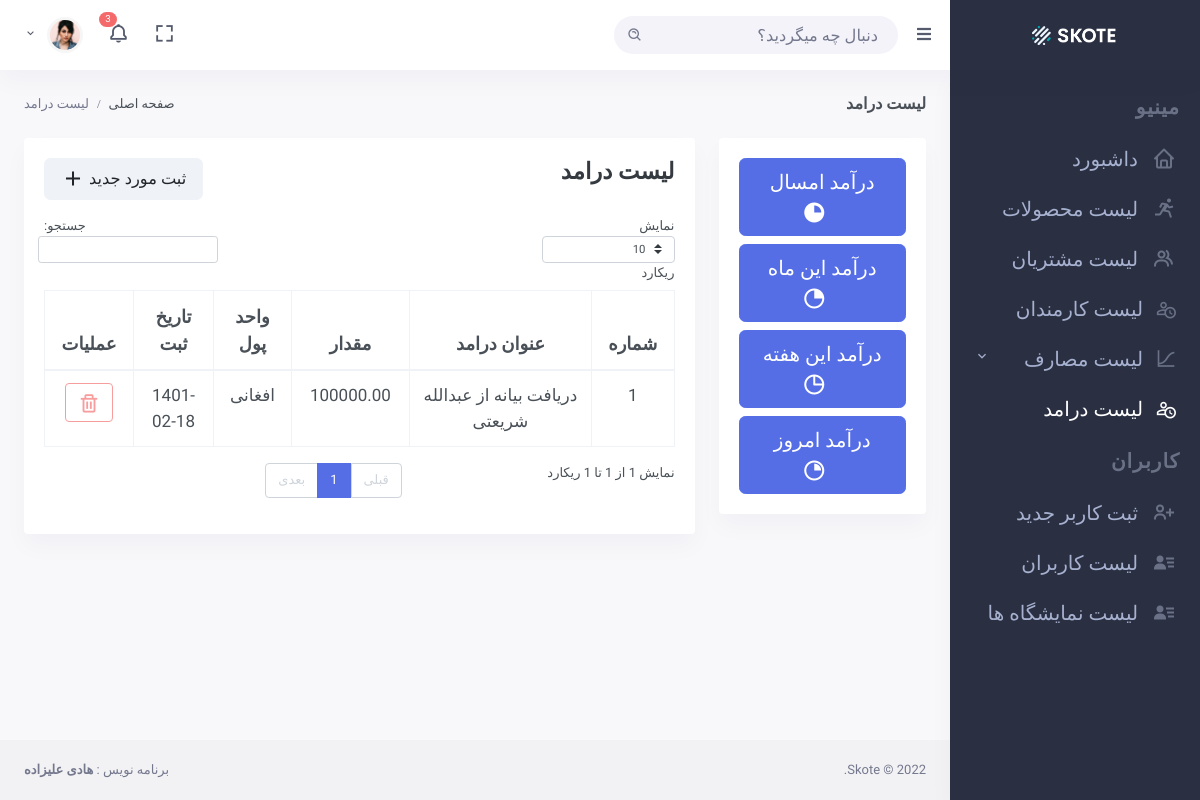
Page /incomes/list/ (signed in) on the earlier database version.
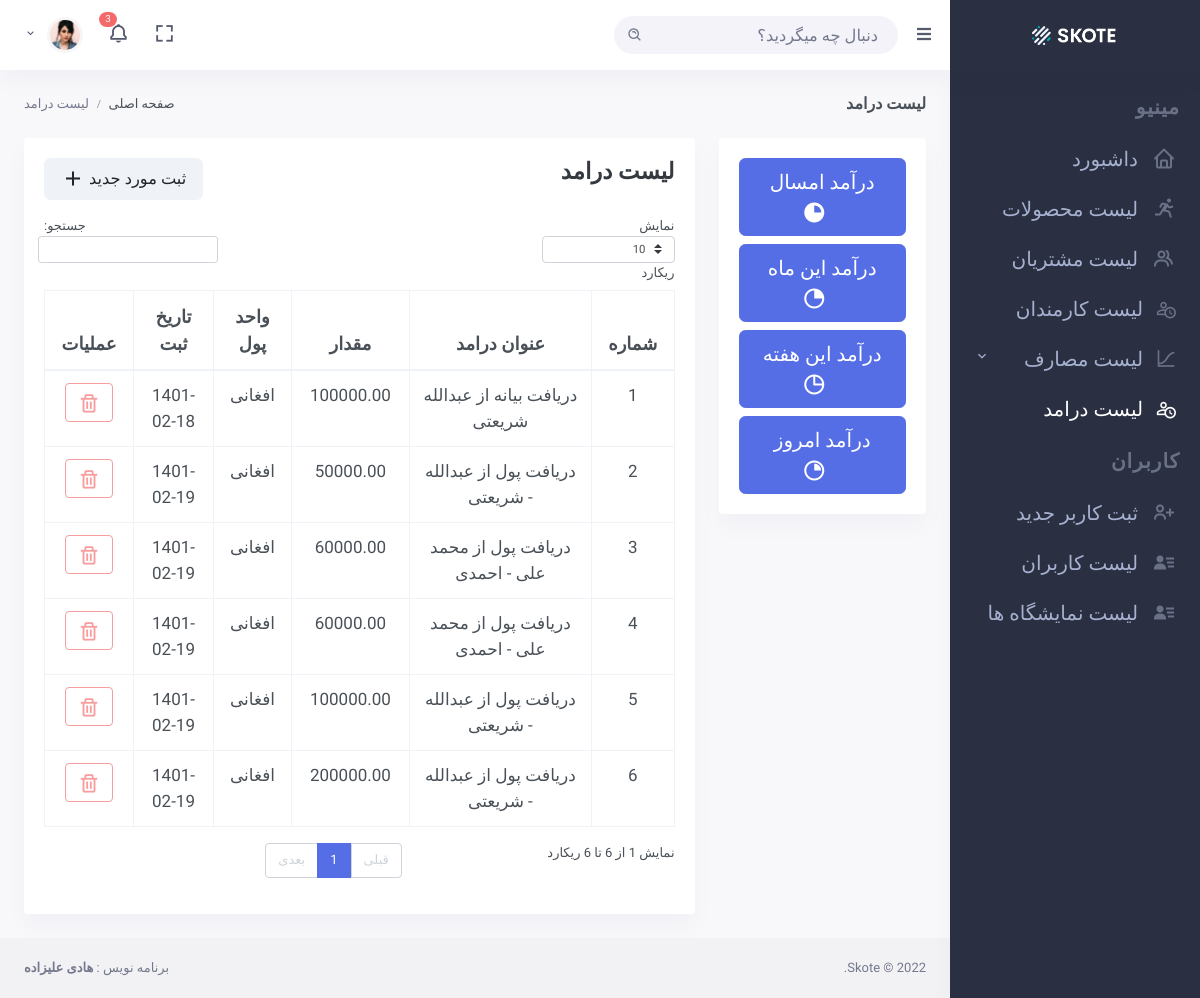
Same page on the later database version.
### base/models.py (models this page shows, shortened)
class Income(models.Model):
    PRICE_UNIT = (
        ("افغانی", "افغانی"),
        ("دالر",  "دالر"),
        ("کلدار",  "کلدار"),
        ("تومان",  "تومان"),
    )
    income_title = models.CharField(max_length=200)
    amount = models.DecimalField(max_digits=8, decimal_places=2, default=0)
    price_unit = models.CharField(max_length=20, choices=PRICE_UNIT, default="افغانی")
    alternative = models.DecimalField(max_digits=10, decimal_places=2, null=True, blank=True)
    total = models.DecimalField(max_digits=8, decimal_places=2, default=0)
    recieved_at = models.DateField()

### users/decorators.py (the view)
        def wrapper_func(request, *args, **kwargs):
            group = None
            if request.user.groups.exists():
                group = request.user.groups.all()[0].name
            if group in groups:
                return view_func(request, *args, **kwargs)
            else:
                return redirect("unauthorize")

### base/views/income_views.py (called while the page is built)
@login_required(login_url="login")
@allowed_groups(groups=['admin'])
def income_list_view(request):
    object_list = Income.objects.all()
    context = {
        "incomes" : object_list
    }
    return render(request, "base/incomes/list.html", context)

### base/templates/base/incomes/list.html (shortened to what this page needs)
{% extends 'base.html' %}
{% block page_title %}
لیست درامد
{% endblock page_title %}
{% block breadcrumb %}
<ol class="breadcrumb m-0">
    <li class="breadcrumb-item"><a href="/">صفحه اصلی</a></li>
    <li class="breadcrumb-item active">لیست درامد</li>
</ol>
{% endblock breadcrumb %}
{% block content %}
    <div class="row">
        {% include 'components/report.html' %}
        <div class="col-lg-9">
            <div class="card">
                <div class="card-body">
                    <div class="row mb-3">
                        <div class="col-lg-6">
                            <h3 class="text-dark" style="font-weight: bold;">لیست درامد</h3>
                        </div>
                        <div class="col-lg-6">
                            <button
                            data-target="#add-income"
                            data-toggle="modal"
                            class="float-right btn btn-light btn-lg">ثبت مورد جدید <i class="bx bx-plus align-middle font-size-24"></i></button>
                        </div>
                    </div>
                    <table id="datatable" class="table table-bordered dt-responsive nowrap"
                        style="border-collapse: collapse; border-spacing: 0; width: 100%;">
                            <thead>
                                <tr>
                                    <th class="text-center font-size-18">شماره</th>
                                    <th class="text-center font-size-18">عنوان درامد</th>
                                    <th class="text-center font-size-18">مقدار</th>
                                    <th class="text-center font-size-18">واحد پول</th>
                                    <th class="text-center font-size-18">تاریخ ثبت</th>
                                    <th class="text-center font-size-18">عملیات</th>
                                </tr>
                            </thead>
                            <tbody>
                                {% for income in incomes %}
                                    <tr>
                                        <td class="font-size-17 text-center">{{forloop.counter}}</td>
                                        <td class="font-size-17 text-center">{{income.income_title}}</td>
                                        <td class="font-size-17 text-center">{{income.amount}}</td>
                                        <td class="font-size-17 text-center">{{income.price_unit}}</td>
                                        <td class="font-size-17 text-center">{{income.recieved_at|date:"Y-m-d"}}</td>
                                        <td class="font-size-17 text-center">
                                            <button
                                            disabled
                                            class="btn btn-outline-danger">
                                                <i class="bx bx-trash align-middle font-size-22 "></i>
                                            </button>
                                        </td>
                                    </tr>
                                {% endfor %}
                            </tbody>
                    </table>
                </div>
            </div>
        </div>
    </div>
{% endblock content %}

Differences in the rows shown:
added Income: income_title "دریافت پول از عبدالله - شریعتی", amount "50000.00", price_unit "افغانی", recieved_at "1401-02-19"
added Income: income_title "دریافت پول از محمد علی - احمدی", amount "60000.00", price_unit "افغانی", recieved_at "1401-02-19"
added Income: income_title "دریافت پول از محمد علی - احمدی", amount "60000.00", price_unit "افغانی", recieved_at "1401-02-19"
added Income: income_title "دریافت پول از عبدالله - شریعتی", amount "100000.00", price_unit "افغانی", recieved_at "1401-02-19"
added Income: income_title "دریافت پول از عبدالله - شریعتی", amount "200000.00", price_unit "افغانی", recieved_at "1401-02-19"
Other differences:
text written by a page script: "نمایش ریکارد جستجو: نمایش 1 از 1 تا 1 ریکارد قبلی 1 بعدی" → "نمایش ریکارد جستجو: نمایش 1 از 6 تا 6 ریکارد قبلی 1 بعدی"
